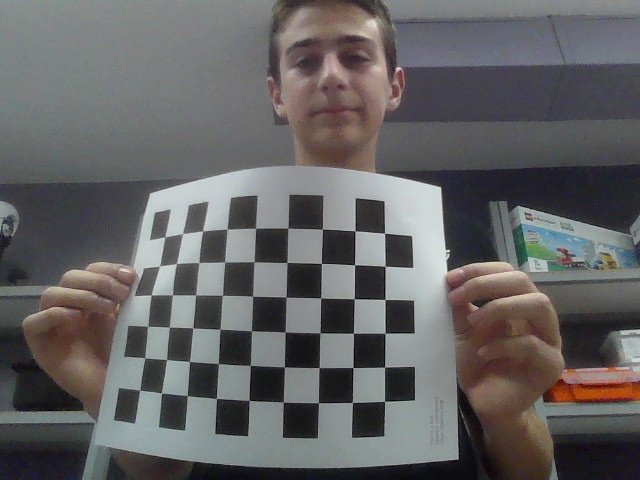
#> input picture testing-files/warp-input-imgs/sample-000.jpg, 640 x 480 px
$ python chessboardtest.py
#> lines starting #> are read from the running program, lines starting #| are printed output that depends on the picture; after the words box and inside, x2 and y2 are one past the last pixel; in counts of white or black regions, pixels touching at a corner belong together
import cv2 as cv
import numpy as np

number_of_squares_X = 10 # Number of chessboard squares along the x-axis
number_of_squares_Y = 7  # Number of chessboard squares along the y-axis
nX = number_of_squares_X - 1 # Number of interior corners along x-axis
nY = number_of_squares_Y - 1 # Number of interior corners along y-axis
square_size = 0.024 # Length of the side of a square in meters

# Store vectors of 3D points for all chessboard images (world coordinate frame)
object_points = []

# Store vectors of 2D points for all chessboard images (camera coordinate frame)
image_points = []

# Set termination criteria. We stop either when an accuracy is reached or when
# we have finished a certain number of iterations.
criteria = (cv.TERM_CRITERIA_EPS + cv.TERM_CRITERIA_MAX_ITER, 30, 0.001)

# Define real world coordinates for points in the 3D coordinate frame
# Object points are (0,0,0), (1,0,0), (2,0,0) ...., (5,8,0)
object_points_3D = np.zeros((nX * nY, 3), np.float32)

# These are the x and y coordinates
object_points_3D[:,:2] = np.mgrid[0:nY, 0:nX].T.reshape(-1, 2)

object_points_3D = object_points_3D * square_size

inputImage = cv.imread("./warp-input-imgs/sample-000.jpg")
#> inputImage is the input picture: shape (480, 640, 3); mean B, G, R 99.2, 98.7, 99.9

gray = cv.cvtColor(inputImage, cv.COLOR_BGR2GRAY)
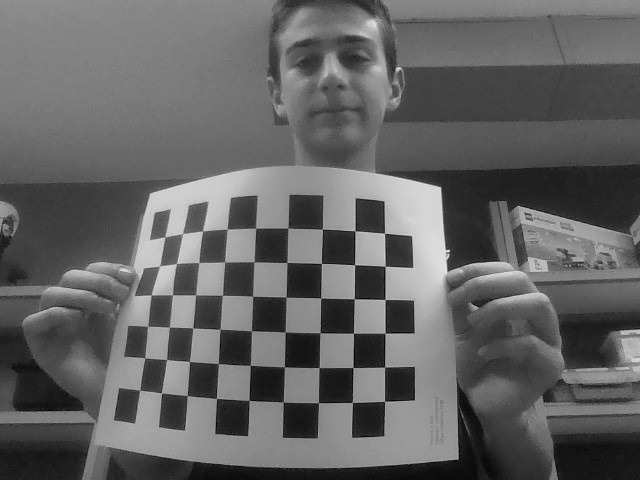
#> gray: shape (480, 640); min 0, max 235, mean 99.1
# gray = inputImage

cv.imshow("Input Image", inputImage)

success, corners = cv.findChessboardCorners(gray, (nY, nX), None)
#> success = True; corners = 54 rows, first 8: [139.8, 390], [144.7, 357.9], [147.8, 326.3], [151.3, 295], [159.1, 266.4], [165, 237], [161.6, 392.9], [166.6, 359.5]
print(success)
#| True
if success == True:
    print("run")

    # Append object points
    object_points.append(object_points_3D)

    # Find more exact corner pixels
    corners_2 = cv.cornerSubPix(gray, corners, (11,11), (-1,-1), criteria)
#> corners_2 = 54 rows, first 8: [139.7, 390.2], [144.8, 357.8], [147.6, 326.3], [151.2, 294.9], [159.6, 266], [164.8, 236.9], [161.4, 392.8], [166.5, 359.5]

    # Append image points
    image_points.append(corners_2)

    # Draw the corners
    cv.drawChessboardCorners(inputImage, (nY, nX), corners_2, success)
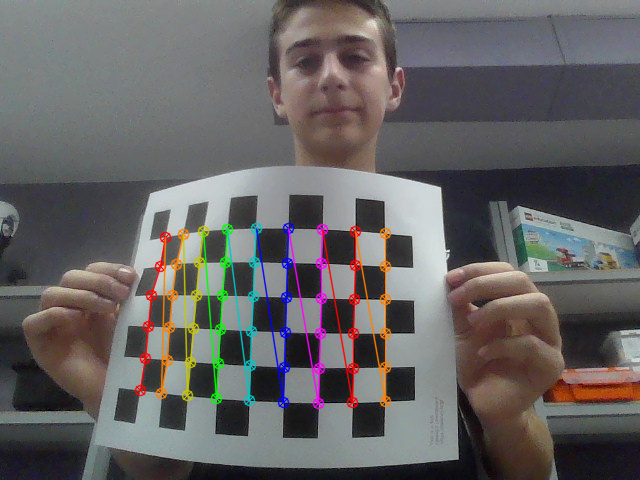
#> inputImage: shape (480, 640, 3); 4.13% of pixels changed, all inside (x1, y1, x2, y2) = (134, 222, 392, 410)
    ret, mtx, dist, rvecs, tvecs = cv.calibrateCamera(object_points,
                                                image_points,
                                                gray.shape[::-1],
                                                None,
                                                None)
#> ret = 1.17; mtx = [[856.1, 0, 340.8], [0, 945.2, 201.1], [0, 0, 1]]; dist = [[-6.18, 29.95, 0.382, -0.127, -81.91]]; rvecs = ([-0.387, -0.538, -1.5],); tvecs = ([-0.156, 0.112, 0.554],)

    height, width = inputImage.shape[:2]
#> height = 480; width = 640
    optimal_camera_matrix, roi = cv.getOptimalNewCameraMatrix(mtx, dist,
                                                        (width,height),
                                                        1,
                                                        (width,height))
#> optimal_camera_matrix = [[856.1, 0, 340.8], [0, 899.1, 191.3], [0, 0, 1]]; roi = (0, 0, 639, 456)
    toUndistort = cv.imread("./warp-input-imgs/sample-001.jpg")
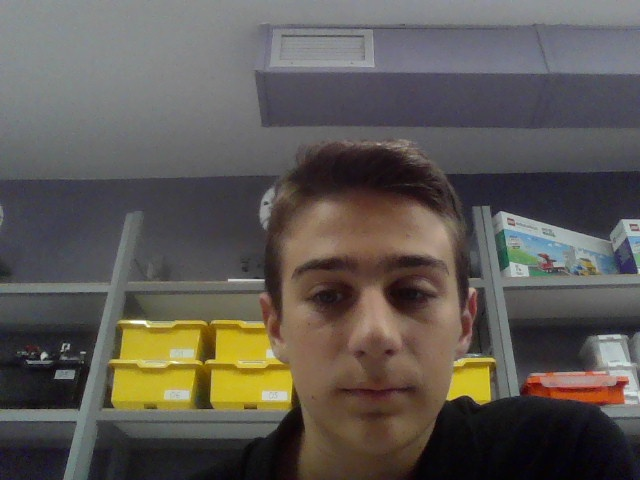
#> input picture testing-files/warp-input-imgs/sample-001.jpg, 640 x 480 px
#> toUndistort is the input picture: shape (480, 640, 3); mean B, G, R 83.4, 88.9, 94.1
    undistorted_image = cv.undistort(inputImage, mtx, dist, None,
                                optimal_camera_matrix)
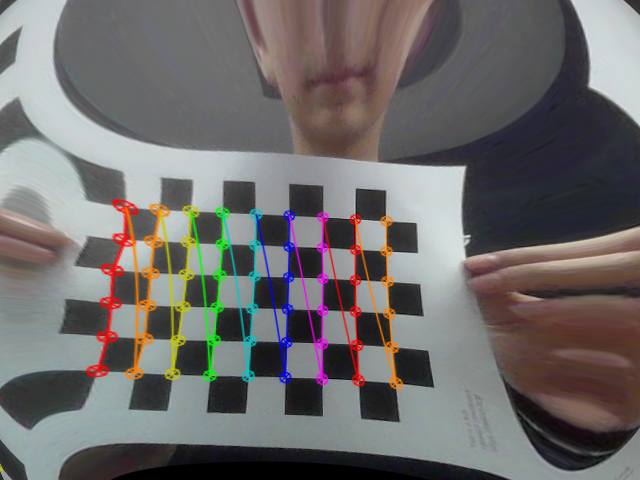
#> undistorted_image: shape (480, 640, 3); mean B, G, R 106.6, 107.3, 110.1
    cv.imwrite("./output/outputImg.jpg", undistorted_image)

cv.waitKey(0)
